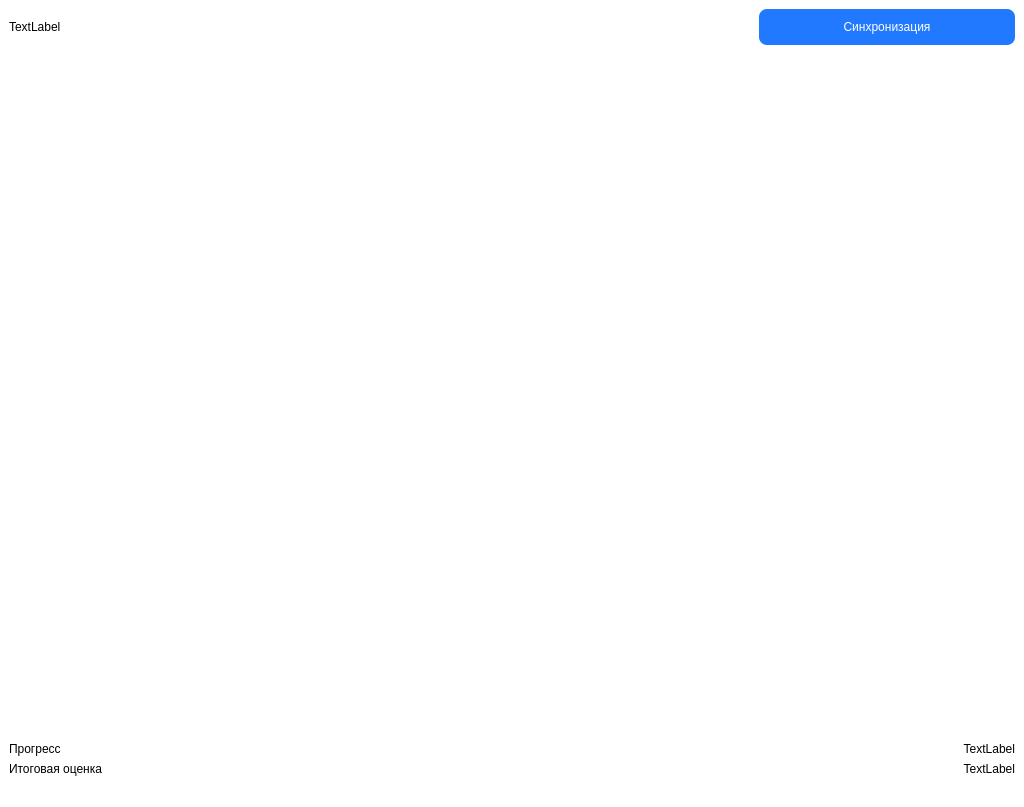
<?xml version="1.0" encoding="UTF-8"?>
<ui version="4.0">
 <class>MainWindow</class>
 <widget class="QMainWindow" name="MainWindow">
  <property name="geometry">
   <rect>
    <x>0</x>
    <y>0</y>
    <width>1024</width>
    <height>807</height>
   </rect>
  </property>
  <property name="minimumSize">
   <size>
    <width>1024</width>
    <height>768</height>
   </size>
  </property>
  <property name="windowTitle">
   <string>MainWindow</string>
  </property>
  <property name="styleSheet">
   <string notr="true">background-color: rgb(255, 255, 255);</string>
  </property>
  <widget class="QWidget" name="centralwidget">
   <property name="minimumSize">
    <size>
     <width>1024</width>
     <height>768</height>
    </size>
   </property>
   <layout class="QVBoxLayout" name="verticalLayout">
    <item>
     <layout class="QHBoxLayout" name="horizontalLayout">
      <property name="sizeConstraint">
       <enum>QLayout::SetFixedSize</enum>
      </property>
      <item>
       <widget class="QLabel" name="name_label">
        <property name="minimumSize">
         <size>
          <width>0</width>
          <height>36</height>
         </size>
        </property>
        <property name="maximumSize">
         <size>
          <width>16777215</width>
          <height>16777215</height>
         </size>
        </property>
        <property name="text">
         <string>TextLabel</string>
        </property>
       </widget>
      </item>
      <item>
       <widget class="QPushButton" name="sync_button">
        <property name="minimumSize">
         <size>
          <width>128</width>
          <height>36</height>
         </size>
        </property>
        <property name="maximumSize">
         <size>
          <width>256</width>
          <height>16777215</height>
         </size>
        </property>
        <property name="styleSheet">
         <string notr="true">background-color: rgb(32, 121, 255);
color: rgb(255, 255, 255);
border-radius: 8px;</string>
        </property>
        <property name="text">
         <string>Синхронизация</string>
        </property>
       </widget>
      </item>
     </layout>
    </item>
    <item>
     <widget class="QTableWidget" name="tasks_table">
      <property name="frameShape">
       <enum>QFrame::NoFrame</enum>
      </property>
      <property name="lineWidth">
       <number>0</number>
      </property>
      <property name="alternatingRowColors">
       <bool>true</bool>
      </property>
      <property name="selectionMode">
       <enum>QAbstractItemView::SingleSelection</enum>
      </property>
      <property name="selectionBehavior">
       <enum>QAbstractItemView::SelectRows</enum>
      </property>
      <property name="showGrid">
       <bool>false</bool>
      </property>
      <attribute name="horizontalHeaderVisible">
       <bool>true</bool>
      </attribute>
      <attribute name="verticalHeaderVisible">
       <bool>false</bool>
      </attribute>
     </widget>
    </item>
    <item>
     <layout class="QHBoxLayout" name="horizontalLayout_5">
      <item>
       <widget class="QLabel" name="progress_text_label">
        <property name="text">
         <string>Прогресс</string>
        </property>
       </widget>
      </item>
      <item>
       <widget class="QLabel" name="progress_label">
        <property name="text">
         <string>TextLabel</string>
        </property>
        <property name="alignment">
         <set>Qt::AlignRight|Qt::AlignTrailing|Qt::AlignVCenter</set>
        </property>
       </widget>
      </item>
     </layout>
    </item>
    <item>
     <layout class="QHBoxLayout" name="horizontalLayout_6">
      <item>
       <widget class="QLabel" name="final_text_label">
        <property name="text">
         <string>Итоговая оценка</string>
        </property>
       </widget>
      </item>
      <item>
       <widget class="QLabel" name="grade_label">
        <property name="text">
         <string>TextLabel</string>
        </property>
        <property name="alignment">
         <set>Qt::AlignRight|Qt::AlignTrailing|Qt::AlignVCenter</set>
        </property>
       </widget>
      </item>
     </layout>
    </item>
   </layout>
  </widget>
  <widget class="QMenuBar" name="menubar">
   <property name="geometry">
    <rect>
     <x>0</x>
     <y>0</y>
     <width>1024</width>
     <height>17</height>
    </rect>
   </property>
  </widget>
  <widget class="QStatusBar" name="statusbar"/>
 </widget>
 <resources/>
 <connections/>
</ui>
